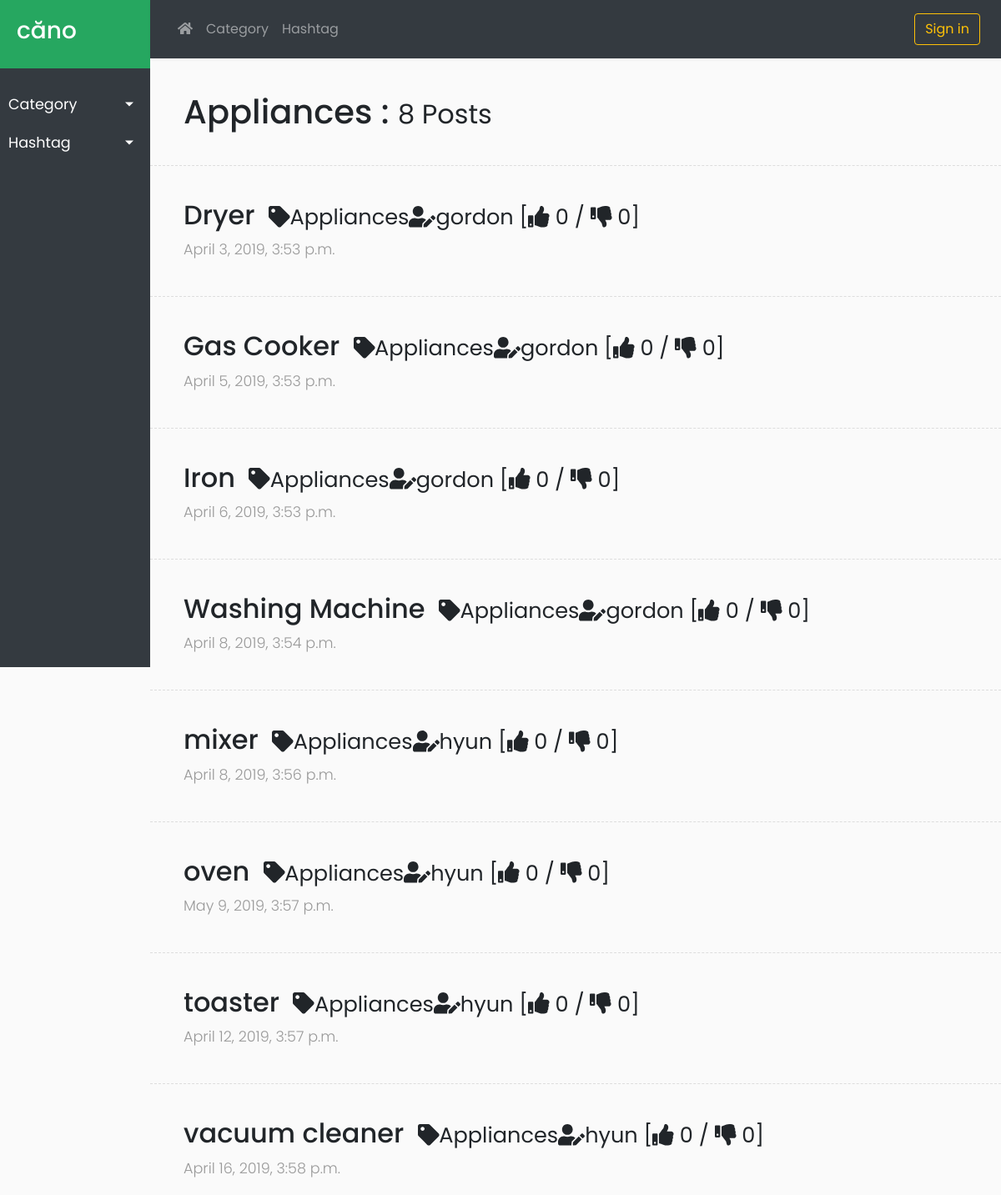
The app's page /board/5/ with its own data.
### board/models.py (models this page shows, shortened)
class Category(models.Model):
    name = models.CharField(max_length=100)
    post_count = models.IntegerField(default=0)
    def refresh_count(self):
        posts = Post.objects.filter(category__exact=self.id)
        self.post_count = len(posts)
        self.save()
    def __str__(self):
        return self.name

class Post(models.Model):
    author = models.ForeignKey('auth.User', related_name='posts', on_delete=models.CASCADE)
    category = models.ForeignKey('board.Category', related_name='posts', default=0, on_delete=models.CASCADE)
    title = models.CharField(max_length=100)
    text = models.TextField()
    audio_file = models.FileField(blank=True, upload_to=upload_audio)
    created_date = models.DateTimeField(default=timezone.localtime)
    published_date = models.DateTimeField(blank=True, null=True)
    like = models.IntegerField(default=0)
    dislike = models.IntegerField(default=0)
    like_list = models.TextField(blank=True)
    dislike_list = models.TextField(blank=True)
    tag_list = models.TextField(blank=True)
    def is_tag_listed(self,tag):
        tag_split = list(filter(None, self.tag_list.split('#')))
        tag += ' '
        if tag in tag_split :
            return True
        else :
            return False

### board/views.py (the view)
# urls.py: path('', views.post_list, name='home'),
def post_list(request, pk=0, tag=''):
    categories = Category.objects.all().order_by('id')
    for c in categories:
        c.refresh_count()
    tags = Tag.objects.all().order_by('id')
    for t in tags:
        t.refresh_count()
    if pk and not tag:
        selected_category = Category.objects.get(id__exact=pk)
        selected_tag = ''
        posts = Post.objects.filter(category__exact=selected_category).order_by('-like')
    elif tag:
        selected_category = 0
        selected_tag = Tag.objects.get(name__exact=tag)
        posts = selected_tag.get_posts()
    else:
        selected_category = 0
        selected_tag = ''
        posts = Post.objects.all().order_by('-created_date')
    return render(request, 'board/post_list.html', {
            'posts': posts,
            'categories': categories,
            'tags': tags,
            'selected_category': selected_category,
            'selected_tag': selected_tag})

### board/models.py (called while the page is built)
    def refresh_count(self):
        post_id_split = list(filter(None, self.post_id_list.split('#')))
        for post in post_id_split:
            try:
                old = Post.objects.get(id__exact=int(post))
                if not old.is_tag_listed(self.name):
                    post_id_split.remove(post)
            except Post.DoesNotExist:
                post_id_split.remove(post)
        self.post_id_list = '#'+'#'.join(post_id_split)
        self.post_count = len(post_id_split)
        self.save()

### board/templates/board/post_list.html (shortened to what this page needs)
{% extends 'board/base2.html' %}
{% block sidebar %}
    <li>
        <a href="#catSubmenu" data-toggle="collapse" aria-expanded="false" class="dropdown-toggle">Category</a>
    </li>
    <li>
        <a href="#tagSubmenu" data-toggle="collapse" aria-expanded="false" class="dropdown-toggle">Hashtag</a>
    </li>
{% endblock %}
{% block topnav %}
    <li class="nav-item dropdown">
        <a class="nav-link dropdown-toggle-split" href="#" id="dropdown1" data-toggle="dropdown" aria-haspopup="true" aria-expanded="false">Category</a>
    </li>
    <li class="nav-item dropdown">
        <a class="nav-link dropdown-toggle-split" href="#" id="dropdown2" data-toggle="dropdown" aria-haspopup="true" aria-expanded="false">Hashtag</a>
    </li>
{% endblock %}
{% block content %}
    <div class="post">
        {% if selected_category %}
            <h1>{{ selected_category.name }} : <small> {{ posts|length }} Posts</small></h1>
        {% elif selected_tag %}
            <h1>#{{ selected_tag }} : <small> {{ posts|length }} Posts</small></h1>
        {% else %}
            <h1>căno : <small> {{ posts|length }} Posts total</small></h1>
        {% endif %}
    </div>
    {% for post in posts %}
        <div class="line"></div>
        <div class="post">
            <h2>
                <a class="mr-2" href="{% url 'board:post_detail' pk=post.pk %}">{{ post.title }}</a>
                <small><i class="fas fa-tag"></i>{{ post.category }}<i class="fas fa-user-edit"></i>{{ post.author }} [<i class="fas fa-thumbs-up"></i> {{ post.like }} / <i class="fas fa-thumbs-down"></i> {{ post.dislike }}] </small>
            </h2>
            <p><span class="date">{{ post.created_date }}</span></p>
        </div>
    {% endfor %}
{% endblock %}

### board/static/css/board2.css (style rules this page uses)
body { font-family: 'Poppins', sans-serif; background: #fafafa; }
p { font-family: 'Poppins', sans-serif; font-size: 1.1em; font-weight: 300; line-height: 1.7em; color: #999; }
a, a:hover, a:focus { color: inherit; text-decoration: none; transition: all 0.3s; }
.line { width: 100%; height: 1px; border-bottom: 1px dashed #ddd; margin: 40px 0; }
#sidebar ul li a { padding: 10px; font-size: 1.1em; display: block; }
a[data-toggle="collapse"] { position: relative; }
.dropdown-toggle::after { display: block; position: absolute; top: 50%; right: 20px; transform: translateY(-50%); }
#content .post { padding-left: 40px; }

### records on screen
Category: name "Appliances"
Post: title "Dryer", category "Appliances", author "gordon", like "0", dislike "0", created_date "April 3, 2019, 3:53 p.m."
Post: title "Gas Cooker", category "Appliances", author "gordon", like "0", dislike "0", created_date "April 5, 2019, 3:53 p.m."
Post: title "Iron", category "Appliances", author "gordon", like "0", dislike "0", created_date "April 6, 2019, 3:53 p.m."
Post: title "Washing Machine", category "Appliances", author "gordon", like "0", dislike "0", created_date "April 8, 2019, 3:54 p.m."
Post: title "mixer", category "Appliances", author "hyun", like "0", dislike "0", created_date "April 8, 2019, 3:56 p.m."
Post: title "oven", category "Appliances", author "hyun", like "0", dislike "0", created_date "May 9, 2019, 3:57 p.m."
Post: title "toaster", category "Appliances", author "hyun", like "0", dislike "0", created_date "April 12, 2019, 3:57 p.m."
Post: title "vacuum cleaner", category "Appliances", author "hyun", like "0", dislike "0", created_date "April 16, 2019, 3:58 p.m."

### other values on screen
{{ posts|length }} "8"
